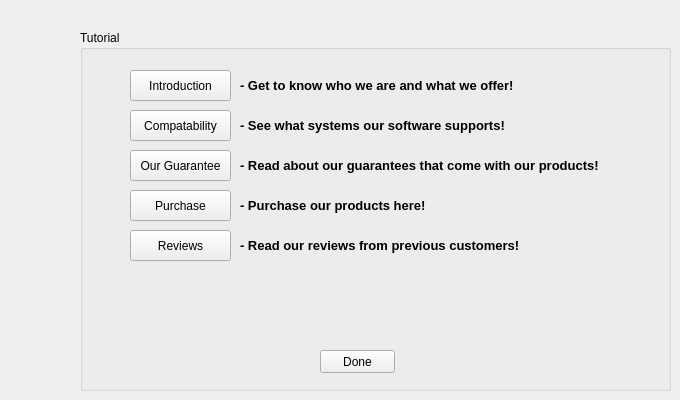
    <widget class="QWidget" name="Tutorial">
     <widget class="QGroupBox" name="groupBox_12">
      <property name="geometry">
       <rect>
        <x>80</x>
        <y>30</y>
        <width>591</width>
        <height>361</height>
       </rect>
      </property>
      <property name="title">
       <string>Tutorial</string>
      </property>
      <widget class="QPushButton" name="Done_button">
       <property name="geometry">
        <rect>
         <x>240</x>
         <y>320</y>
         <width>75</width>
         <height>23</height>
        </rect>
       </property>
       <property name="text">
        <string>Done</string>
       </property>
      </widget>
      <widget class="QPushButton" name="introTutorial">
       <property name="geometry">
        <rect>
         <x>50</x>
         <y>40</y>
         <width>101</width>
         <height>31</height>
        </rect>
       </property>
       <property name="text">
        <string>Introduction</string>
       </property>
      </widget>
      <widget class="QPushButton" name="compatabilityTutorial">
       <property name="geometry">
        <rect>
         <x>50</x>
         <y>80</y>
         <width>101</width>
         <height>31</height>
        </rect>
       </property>
       <property name="text">
        <string>Compatability</string>
       </property>
      </widget>
      <widget class="QPushButton" name="GuaranteeTutorial">
       <property name="geometry">
        <rect>
         <x>50</x>
         <y>120</y>
         <width>101</width>
         <height>31</height>
        </rect>
       </property>
       <property name="text">
        <string>Our Guarantee</string>
       </property>
      </widget>
      <widget class="QPushButton" name="purchaseTutorial">
       <property name="geometry">
        <rect>
         <x>50</x>
         <y>160</y>
         <width>101</width>
         <height>31</height>
        </rect>
       </property>
       <property name="text">
        <string>Purchase</string>
       </property>
      </widget>
      <widget class="QPushButton" name="reviewTutorial">
       <property name="geometry">
        <rect>
         <x>50</x>
         <y>200</y>
         <width>101</width>
         <height>31</height>
        </rect>
       </property>
       <property name="text">
        <string>Reviews</string>
       </property>
      </widget>
      <widget class="QLabel" name="introLabel">
       <property name="geometry">
        <rect>
         <x>160</x>
         <y>40</y>
         <width>401</width>
         <height>31</height>
        </rect>
       </property>
       <property name="font">
        <font>
         <pointsize>10</pointsize>
         <weight>75</weight>
         <bold>true</bold>
        </font>
       </property>
       <property name="text">
        <string>- Get to know who we are and what we offer!</string>
       </property>
      </widget>
      <widget class="QLabel" name="compatLabel">
       <property name="geometry">
        <rect>
         <x>160</x>
         <y>80</y>
         <width>381</width>
         <height>31</height>
        </rect>
       </property>
       <property name="font">
        <font>
         <pointsize>10</pointsize>
         <weight>75</weight>
         <bold>true</bold>
        </font>
       </property>
       <property name="text">
        <string>- See what systems our software supports!</string>
       </property>
      </widget>
      <widget class="QLabel" name="guaranteeLabel">
       <property name="geometry">
        <rect>
         <x>160</x>
         <y>120</y>
         <width>391</width>
         <height>31</height>
        </rect>
       </property>
       <property name="font">
        <font>
         <pointsize>10</pointsize>
         <weight>75</weight>
         <bold>true</bold>
        </font>
       </property>
       <property name="text">
        <string>- Read about our guarantees that come with our products!</string>
       </property>
      </widget>
      <widget class="QLabel" name="purchaseLabel">
       <property name="geometry">
        <rect>
         <x>160</x>
         <y>160</y>
         <width>381</width>
         <height>31</height>
        </rect>
       </property>
       <property name="font">
        <font>
         <pointsize>10</pointsize>
         <weight>75</weight>
         <bold>true</bold>
        </font>
       </property>
       <property name="text">
        <string>- Purchase our products here!</string>
       </property>
      </widget>
      <widget class="QLabel" name="reviewLabel">
       <property name="geometry">
        <rect>
         <x>160</x>
         <y>200</y>
         <width>371</width>
         <height>31</height>
        </rect>
       </property>
       <property name="font">
        <font>
         <pointsize>10</pointsize>
         <weight>75</weight>
         <bold>true</bold>
        </font>
       </property>
       <property name="text">
        <string>- Read our reviews from previous customers!</string>
       </property>
      </widget>
     </widget>
    </widget>
